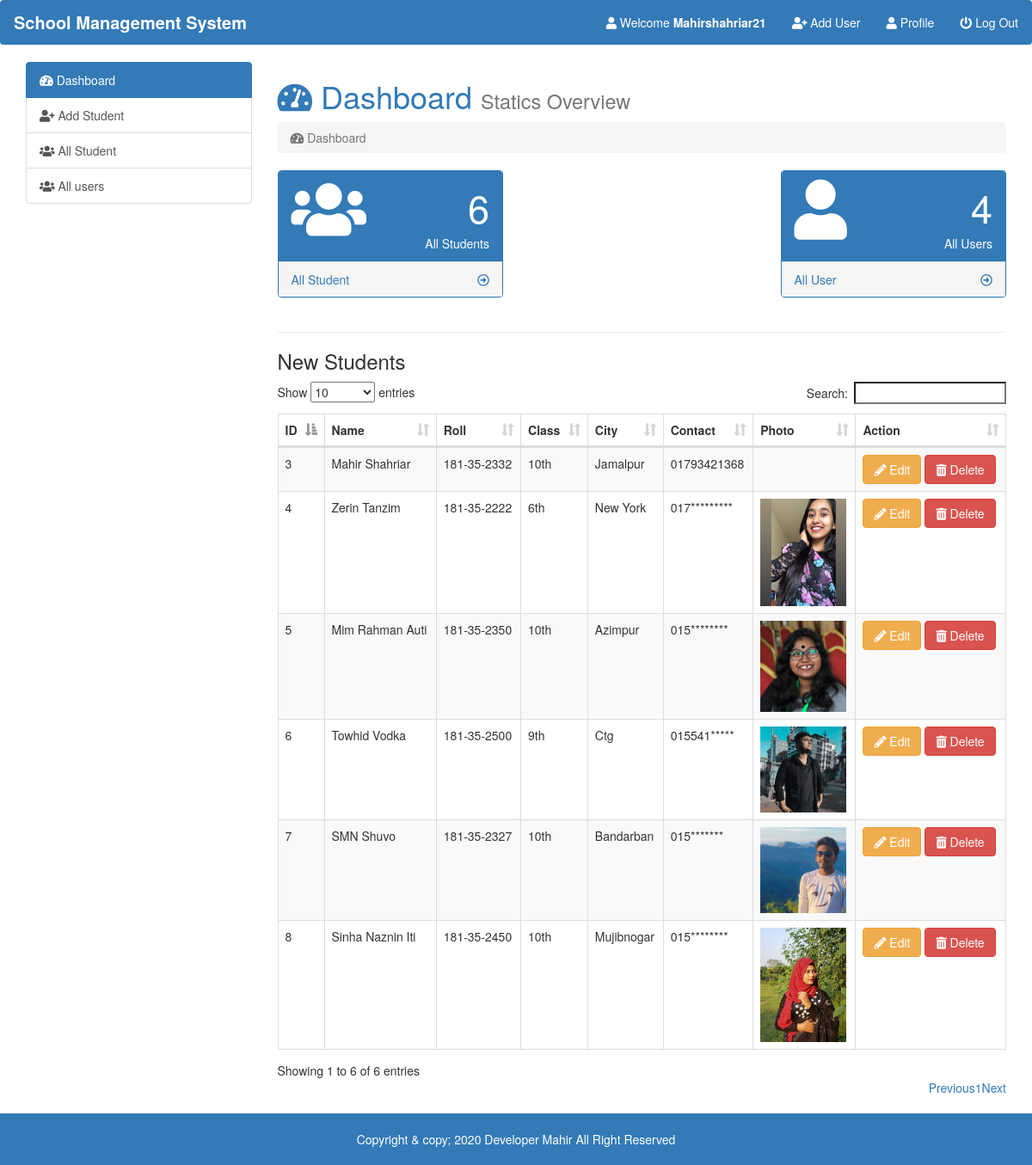
/admin/index.php (signed in), run on the app's committed database.
### tables this page shows
CREATE TABLE `studentinformation` (
  `id` int(5) NOT NULL,
  `name` varchar(20) NOT NULL,
  `roll` varchar(15) NOT NULL,
  `class` varchar(5) NOT NULL,
  `city` varchar(15) NOT NULL,
  `pcontact` varchar(15) NOT NULL,
  `photo` varchar(15) NOT NULL
);

### admin/student_info.php (the view)
<div class="table-responsive">
	<table id="data" class="table table-hover table-bordered table-striped">
		<thead>
			<tr>
				<th>ID</th>
				<th>Name</th>
				<th>Roll</th>
				<th>Class</th>
				<th>City</th>
				<th>Contact</th>
				<th>Photo</th>
				<th>Action</th>
			</tr>
		</thead>
		<tbody>
		<?php
			$student_info = mysqli_query($dbcon, "SELECT * FROM `studentinformation`");
 			while($row = mysqli_fetch_assoc($student_info)){ ?>
			<tr>
				<td><?php echo $row['id'];?></td>
				<td><?php echo ucwords($row['name']);?></td>
				<td><?php echo $row['roll'];?></td>
				<td><?php echo $row['class'];?></td>
				<td><?php echo ucwords($row['city']);?></td>
				<td><?php echo $row['pcontact'];?></td>
				<td><img src="student_image/<?php echo $row['photo'];?>" style="width:100px" alt=""/></td>
				<td>
					<a href="index.php?page=editstudent&id=<?php echo base64_encode($row['id']);?>" class="btn btn-warning"><i class="fas fa-pencil-alt"></i> Edit</a>
					<a href="delete_student.php?id=<?php echo base64_encode($row['id']);?>" class="btn btn-danger"> <i class="fas fa-trash-alt"></i> Delete</a>
				</td>
			</tr>
		<?php } ?>
		</tbody>
	</table>
</div>

### admin/index.php (shortened to what this page needs)
<!doctype html>
<html lang="en">
  <head>
    <link rel="stylesheet" href="../css/fontawesome.min.css">
    <link rel="stylesheet" href="../css/all.min.css">
    <link rel="stylesheet" href="https://stackpath.bootstrapcdn.com/bootstrap/3.4.1/css/bootstrap.min.css">
    <link rel="stylesheet" href="../css/dataTables.bootstrap.min.css">
    <link rel="stylesheet" href="../css/style.css">
  </head>
  <body>
    <nav class="navbar">
      <div class="container-fluid">
        <div class="navbar-header">
          <a class="navbar-brand menubar_text" href="index.php?page=dashboard"><strong style="font-size:20px;">School Management System</strong></a>
        </div>
        <ul class="nav navbar-nav navbar-right">
          <li><a href="index.php?page=user_profile" class="menubar_text"><i class="fas fa-user"></i> Welcome
          <?php
          $admin_username = $_SESSION['user_login'];
          $admin_username = ucwords($admin_username);
          echo "<strong> $admin_username </strong>";
          ?></a></li>
          <li><a href="registration.php" class="menubar_text"><i class="fas fa-user-plus"></i> Add User</a></li>
          <li><a href="index.php?page=user_profile" class="menubar_text"><i class="fas fa-user"></i> Profile</a></li>
          <li><a href="logout.php" class="menubar_text"><i class="fas fa-power-off"></i> Log Out</a></li>
        </ul>
      </div>
    </nav>
  <div class="container">
    <div class="row">
      <div class="col-sm-3">
        <div class="list-group">
          <a href="index.php?page=dashboard" class="list-group-item active"><i class="fas fa-tachometer-alt"></i> Dashboard</a>
          <a href="index.php?page=addstudent" class="list-group-item"><i class="fa fa-user-plus"></i> Add Student</a>
          <a href="index.php?page=allstudent" class="list-group-item"><i class="fa fa-users"></i> All Student</a>
          <a href="index.php?page=all_users_info" class="list-group-item"><i class="fas fa-users"></i></i> All users</a>
        </div>
      </div>
      <div class="col-sm-9">
        <div class="content">
          <?php
            if (isset($_GET['page'])) {
              $page = $_GET['page'].'.php';
            }else {
              $page = "dashboard.php";
            }
            if (file_exists($page)) {
              require_once $page;
            }else {
              require_once('404.php');
            }
          ?>
        </div>
      </div>
    </div>
  </div>
  <footer class="footer_area">
    <p class="text-center">Copyright & copy; 2020 <?php date('Y')?> Developer Mahir All Right Reserved</p>
  </footer>
  </body>
</html>

### admin/dashboard.php
<h1 class="text-primary">
	<i class="fas fa-tachometer-alt"></i> Dashboard
	<small>Statics Overview</small>
</h1>
<ol class="breadcrumb">
	<li class="active">
		<i class="fas fa-tachometer-alt"></i> Dashboard
	</li>
</ol>
<?php
require_once('dbcon.php');
$sql_for_student_count = "SELECT * FROM `studentinformation`";
$conn_for_all_student = mysqli_query($dbcon, $sql_for_student_count);
$totalstudent = mysqli_num_rows($conn_for_all_student);
$sql_for_user_count = "SELECT count(*) FROM `users`";
$conn_for_all_user = mysqli_query($dbcon, $sql_for_user_count);
$row_users = mysqli_fetch_assoc($conn_for_all_user);
$all_users = array_values($row_users);
?>
<div class="row">
	<div class="col-sm-4">
		<div class="panel panel-primary">
			<div class="panel-heading">
				<div class="row">
					<div class="col-xs-3">
						<i class="fas fa-users fa-5x"></i>
					</div>
					<div class="col-xs-9">
						<div class="pull-right" style="font-size: 45px"><?php echo $totalstudent;?></div>
						<div class="clearfix"></div>
						<div class="pull-right">All Students</div>
					</div>
				</div>
			</div>
			<a href="index.php?page=allstudent">
				<div class="panel-footer">
					<span class="pull-left">All Student</span>
					<div class="pull-right">
						<i class="far fa-arrow-alt-circle-right"></i>
					</div>
					<div class="clearfix"></div>
				</div>
			</a>
		</div>
	</div>
	<div class="col-sm-4 pull-right">
		<div class="panel panel-primary">
			<div class="panel-heading">
				<div class="row">
					<div class="col-xs-3">
						<i class="fa fa-user fa-5x"></i>
					</div>
					<div class="col-xs-9">
						<div class="pull-right" style="font-size: 45px"><?php echo $all_users['0'];?></div>
						<div class="clearfix"></div>
						<div class="pull-right">All Users</div>
					</div>
				</div>
			</div>
			<a href="index.php?page=all_users_info">
				<div class="panel-footer">
					<span class="pull-left">All User</span>
					<div class="pull-right">
						<i class="far fa-arrow-alt-circle-right"></i>
					</div>
					<div class="clearfix"></div>
				</div>
			</a>
		</div>
	</div>
</div>
<hr>
<h3>New Students</h3>
<?php require_once('student_info.php'); ?>

### css/style.css (style rules this page uses)
.footer_area { background: #337AB7; color:#fff; padding: 20px 0px; margin-top: 20px; }
.footer_area p { margin: 0; }
.content { min-height: 548px; }
nav.navbar { background: #337AB7; }
.menubar_text { color: white; }

### data on the page
studentinformation: id "3", name "Mahir Shahriar", roll "181-35-2332", class "10th", city "Jamalpur", pcontact "01793421368"
studentinformation: id "4", name "Zerin Tanzim", roll "181-35-2222", class "6th", city "New York", pcontact "017*********", photo (picture)
studentinformation: id "5", name "Mim Rahman Auti", roll "181-35-2350", class "10th", city "Azimpur", pcontact "015********", photo (picture)
studentinformation: id "6", name "Towhid Vodka", roll "181-35-2500", class "9th", city "Ctg", pcontact "015541*****", photo (picture)
studentinformation: id "7", name "SMN Shuvo", roll "181-35-2327", class "10th", city "Bandarban", pcontact "015*******", photo (picture)
studentinformation: id "8", name "Sinha Naznin Iti", roll "181-35-2450", class "10th", city "Mujibnogar", pcontact "015********", photo (picture)

### other printed values
$admin_username "Mahirshahriar21"
$totalstudent "6"
$all_users['0'] "4"
